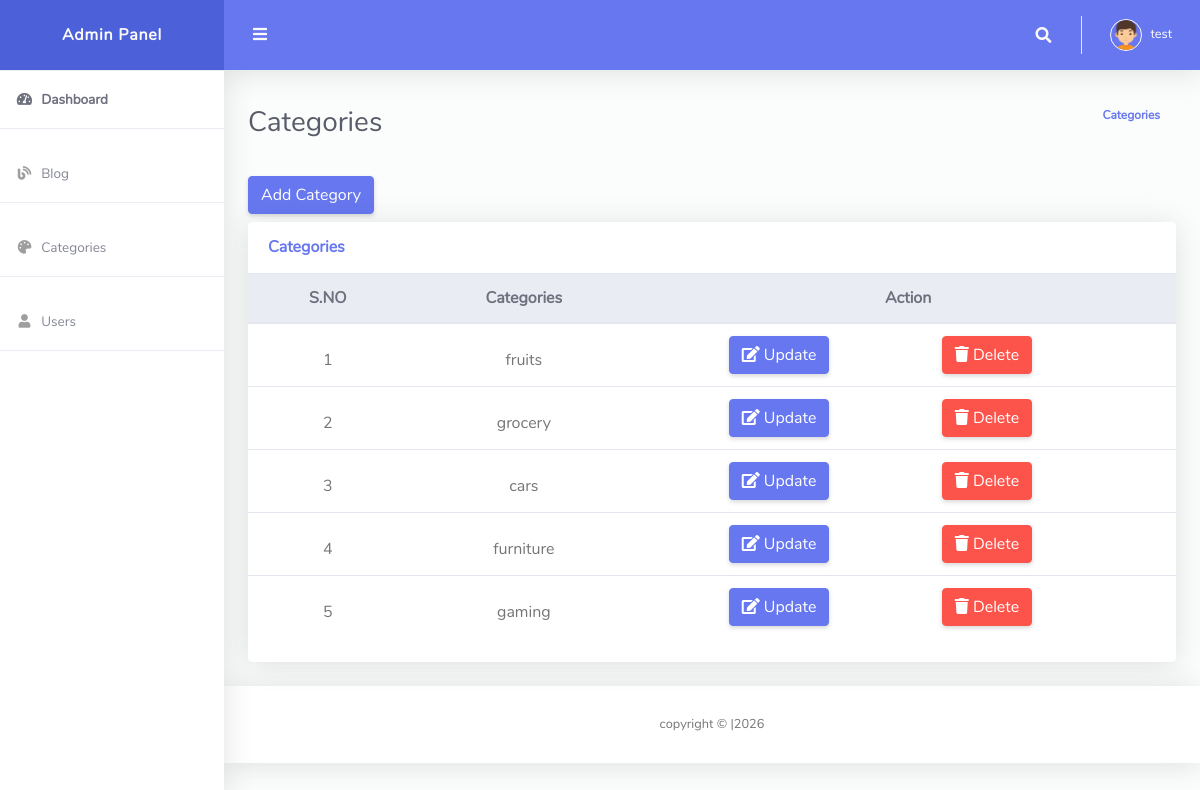
/admin/categories.php (signed in), run on the app's committed database.
### tables this page shows
CREATE TABLE `category` (
  `cat_id` int(11) NOT NULL,
  `cat_name` varchar(255) NOT NULL
);

### admin/categories.php (the view, shortened to what this page needs)
<?php
include 'partials/_header.php';
include 'partials/_navbar.php';
$sql = "SELECT * FROM category";
$result = mysqli_query($conn,$sql);
$check_rows = mysqli_num_rows($result);
?>
<div class="container-fluid" id="container-wrapper">
    <div class="d-sm-flex align-items-center justify-content-between mb-4">
        <h1 class="h3 mb-0 text-gray-800">Categories</h1>
        <ol class="breadcrumb">
            <li class="breadcrumb-item"><a href="categories.php">Categories</a></li>
        </ol>
    </div>
    <div class="row">
        <div class="col-12">
            <a class="btn btn-primary mb-2" href="add_category.php">Add Category</a>
        </div>
        <div class="col-lg-12 mb-4">
            <div class="card">
                <div class="card-header py-3 d-flex flex-row align-items-center justify-content-between">
                    <h6 class="m-0 font-weight-bold text-primary">Categories</h6>
                </div>
                <div class="table-responsive">
                    <table class="table align-items-center table-flush">
                        <thead class="thead-light">
                            <tr>
                                <th class="text-center">S.NO</th>
                                <th class="text-center">Categories</th>
                                <th class="text-center" colspan="2">Action</th>
                            </tr>
                        </thead>
                        <tbody>
                            <?php
                         if($check_rows>0){
                            $count = 1;
                            while($rows=mysqli_fetch_assoc($result)){
                                echo '<tr>
                                       <td class="text-center pt-4">'.$count.'</td>
                                       <td class="text-center pt-4">'.$rows['cat_name'].'</td>
                                <td class="text-center">
                                    <a href="update_category.php?id='.$rows['cat_id'].'" class="btn btn-primary">
                                        <i class="fas fa-edit"></i>
                                        <span>Update</span>
                                    </a>
                                </td>';
                                     echo '<td>';
                                     ?>
                                                 <form  method="POST" onsubmit="return confirm('Are you sure want to Delete?')">
                                                 <button type="submit" name="delete_cat" class="btn btn-danger">
                                                 <i class="fas fa-trash"></i>
                                                 <span>Delete</span>
                                                 </button>
                                                </form>
                                        <?php
                               echo '</td>';
                           echo '</tr>';
                            ++$count;
                        }
                    }else{
                       echo 'no rows found';
                    }
                    ?>
                        </tbody>
                    </table>
                </div>
                <div class="card-footer"></div>
            </div>
        </div>
    </div>
</div>
<?php
include 'partials/_footer.php';
?>

### data on the page
category: cat_name "fruits"
category: cat_name "grocery"
category: cat_name "cars"
category: cat_name "furniture"
category: cat_name "gaming"

### other printed values
$_SESSION['user_data']['user_name'] "test"
